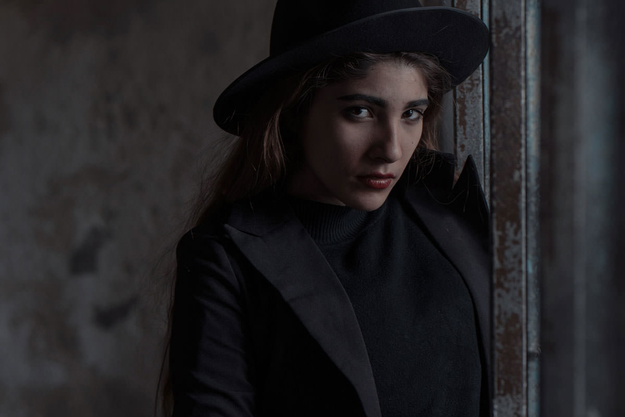
#> input picture Image Processing/Images/exp2/underexposed_image.png, 625 x 417 px, shrunk from 1200 x 800 before the run
$ jupyter execute 'IP Experiment 2.ipynb'
#> lines starting #> are read from the running program, lines starting #| are printed output that depends on the picture
# Generate Histogram of images, apply Histogram Equalization and Histogram Matching on it

[cell 1]
import cv2
import numpy as np
from matplotlib import pyplot as plt

# Load the image
image_path = 'Images/exp2/underexposed_image.png'
image = cv2.imread(image_path, cv2.IMREAD_GRAYSCALE)
#> image: shape (417, 625); min 0, max 135, mean 33.5

# Calculate the histogram
histogram = cv2.calcHist([image], [0], None, [256], [0, 256])
#> histogram = 256 values, max 10994 at index 2, min 0 at index 136, mean 1018.1

# Plot the histogram
plt.figure(figsize=(8, 6))
plt.title('Histogram')
plt.xlabel('Pixel Value')
plt.ylabel('Frequency')
plt.plot(histogram)
plt.xlim([0, 256])
plt.grid(True)
plt.show()
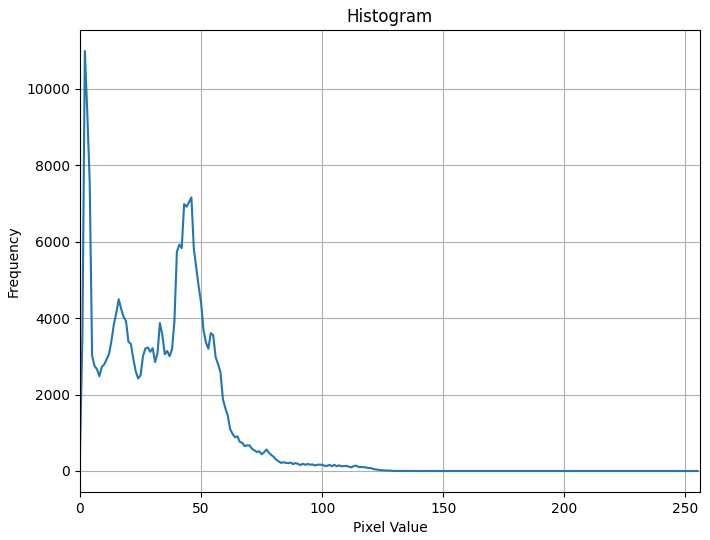
#> figure drawn by matplotlib, 1 panel; curve peaks at x = 2, y = 10994
# Perform histogram equalization
equalized_image = cv2.equalizeHist(image)
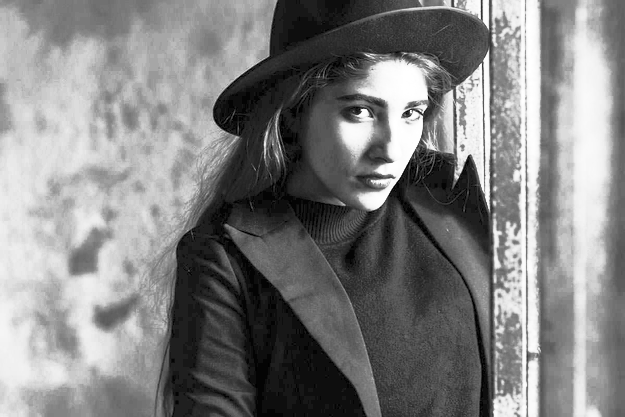
#> equalized_image: shape (417, 625); min 0, max 255, mean 129.4

# Display the original and equalized images
plt.figure(figsize=(10, 5))
plt.subplot(1, 2, 1)
plt.title('Original Image')
plt.imshow(image, cmap='gray')
plt.axis('off')

plt.subplot(1, 2, 2)
plt.title('Equalized Image')
plt.imshow(equalized_image, cmap='gray')
plt.axis('off')
# Calculate the histogram
histogram = cv2.calcHist([equalized_image], [0], None, [256], [0, 256])
#> histogram = 256 values, max 10994 at index 14, min 0 at index 1, mean 1018.1

# Plot the histogram
plt.figure(figsize=(8, 6))
plt.title('Histogram')
plt.xlabel('Pixel Value')
plt.ylabel('Frequency')
plt.plot(histogram)
plt.xlim([0, 256])
plt.grid(True)
plt.show()
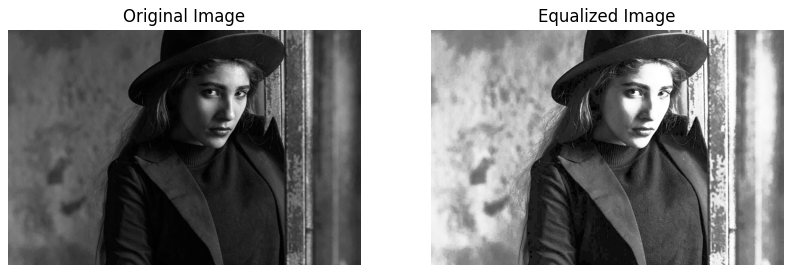
#> figure drawn by matplotlib, 2 panels
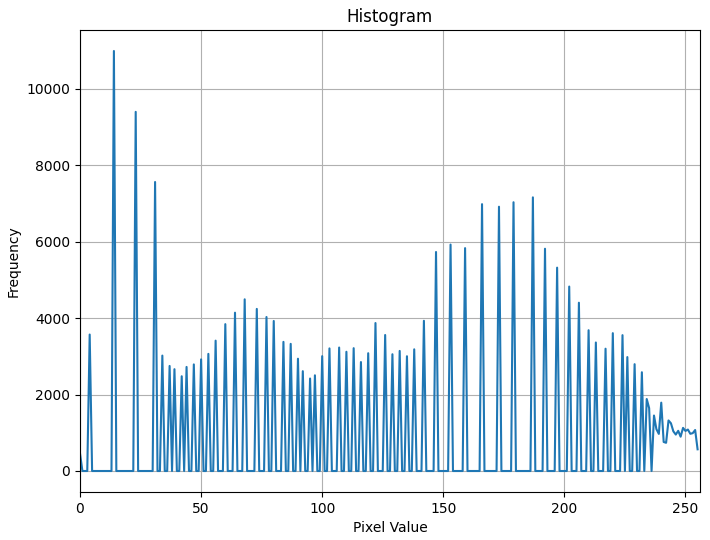
#> figure drawn by matplotlib, 1 panel; curve peaks at x = 14, y = 10994
plt.tight_layout()
plt.show()

# Open Ended Problem: Histogram matching

[cell 2]
import cv2
import numpy as np
from matplotlib import pyplot as plt

# Load the source and reference images
source_path = 'Images/exp2/source_image.png'
reference_path = 'Images/exp2/reference_image.png'
source_image = cv2.imread(source_path, cv2.IMREAD_GRAYSCALE)
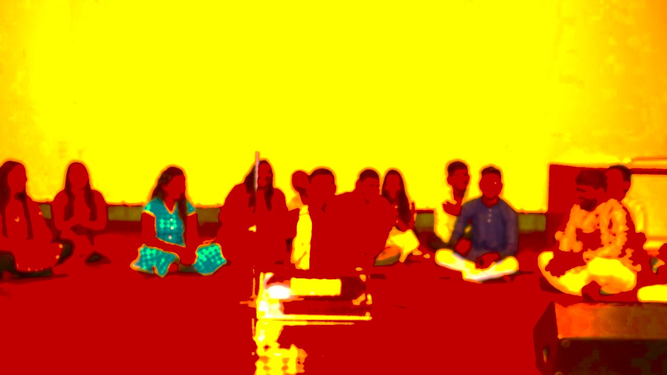
#> input picture Image Processing/Images/exp2/source_image.png, 667 x 375 px, shrunk from 1280 x 720 before the run
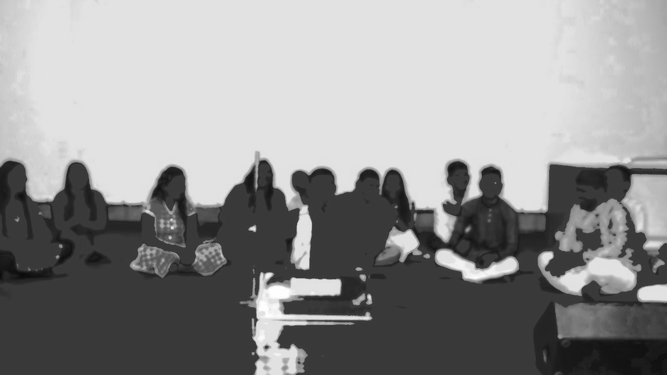
#> source_image: shape (375, 667); min 10, max 255, mean 145.8
reference_image = cv2.imread(reference_path, cv2.IMREAD_GRAYSCALE)
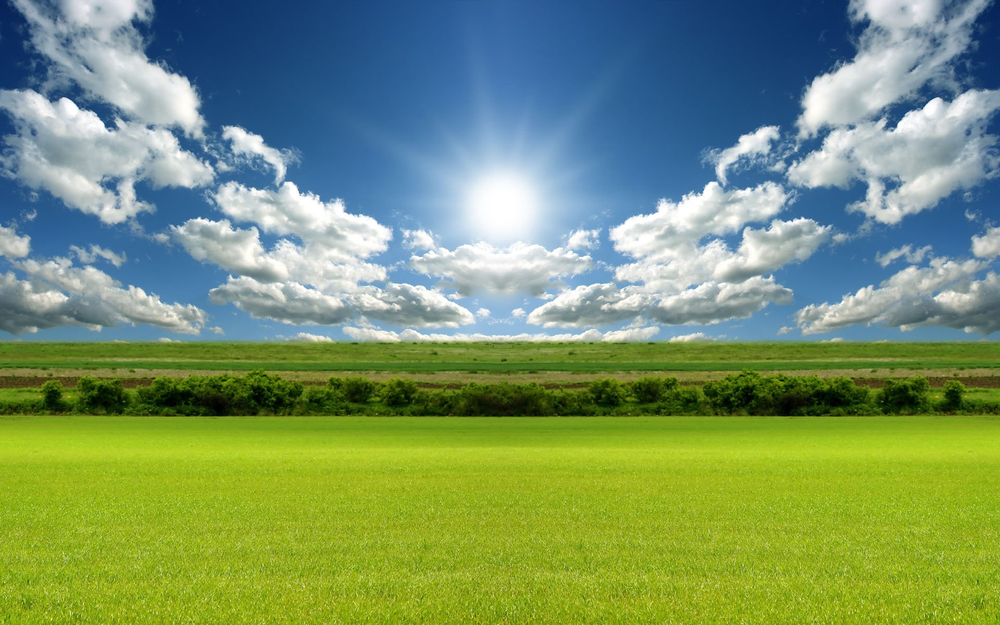
#> input picture Image Processing/Images/exp2/reference_image.png, 1000 x 625 px, shrunk from 1920 x 1200 before the run
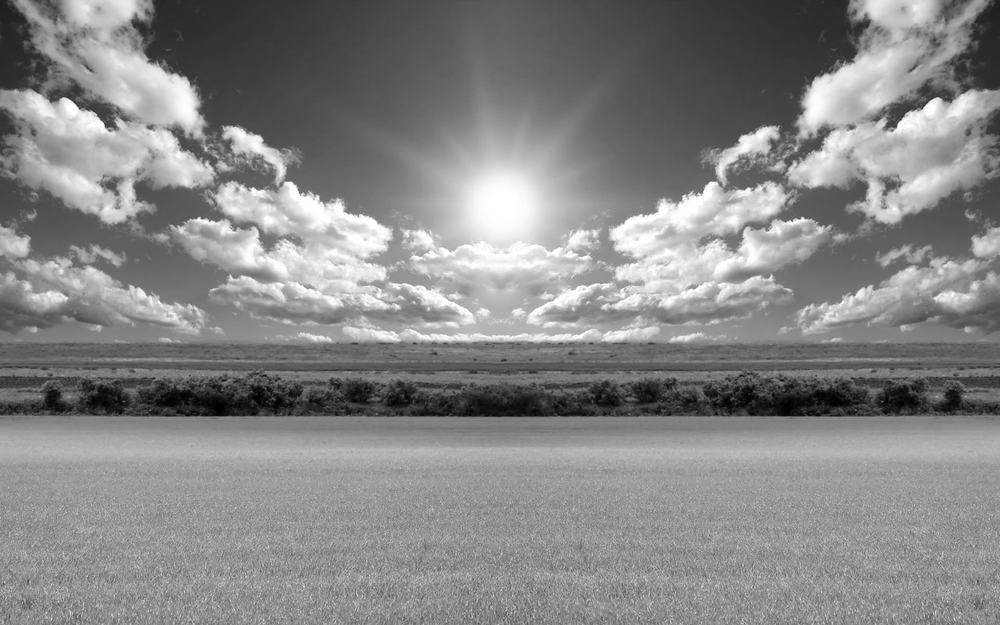
#> reference_image: shape (625, 1000); min 0, max 255, mean 134.5

# Calculate histograms for the source and reference images
source_hist = cv2.calcHist([source_image], [0], None, [256], [0, 256])
#> source_hist = 256 values, max 88782 at index 226, min 0 at index 0, mean 977.1
reference_hist = cv2.calcHist([reference_image], [0], None, [256], [0, 256])
#> reference_hist = 256 values, max 7504 at index 151, min 35 at index 0, mean 2441.4

# Normalize histograms to have sum equal to 1
source_hist /= source_hist.sum()
#> source_hist = 256 values, max 0.355 at index 226, min 0 at index 0, mean 0.00391
reference_hist /= reference_hist.sum()
#> reference_hist = 256 values, max 0.012 at index 151, min 5.6e-05 at index 0, mean 0.00391

# Calculate cumulative distribution functions (CDF) for histograms
source_cdf = source_hist.cumsum()
#> source_cdf = 256 values from 0 to 1
reference_cdf = reference_hist.cumsum()
#> reference_cdf = 256 values from 5.6e-05 to 1

# Perform histogram matching by mapping source CDF to reference CDF
mapping = np.interp(source_cdf, reference_cdf, range(256))
#> mapping = 256 values from 0 to 255
matched_image = mapping[source_image]
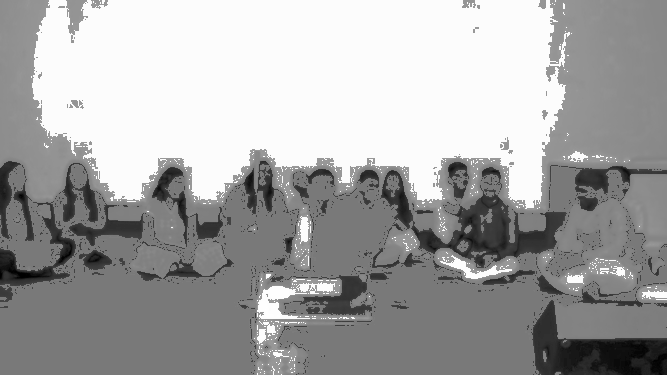
#> matched_image: shape (375, 667) float64; min 0, max 255, mean 165.5

# Convert to uint8 data type
matched_image = matched_image.astype(np.uint8)

# Display the images using Matplotlib
plt.figure(figsize=(12, 6))

plt.subplot(131)
plt.title('Source Image')
plt.imshow(source_image, cmap='gray')
plt.axis('off')

plt.subplot(132)
plt.title('Reference Image')
plt.imshow(reference_image, cmap='gray')
plt.axis('off')

plt.subplot(133)
plt.title('Matched Image')
plt.imshow(matched_image, cmap='gray')
plt.axis('off')

plt.tight_layout()
plt.show()
